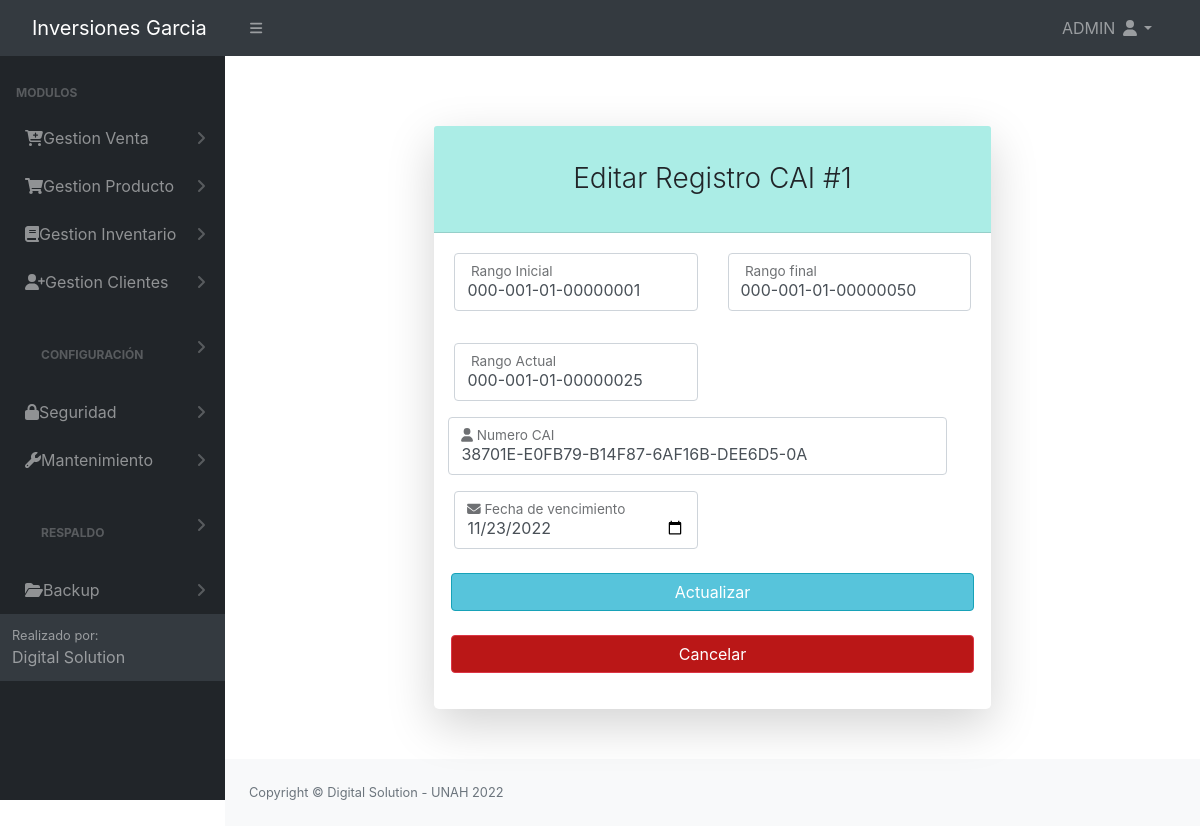
/src/modificar_CAI.php?id=1 (signed in), run on the app's committed database.
### tables this page shows
CREATE TABLE `tbl_config_empresa` (
  `id` int(11) NOT NULL AUTO_INCREMENT,
  `nombre` varchar(120) NOT NULL,
  `eslogan` varchar(300) DEFAULT NULL,
  `rtn` varchar(16) DEFAULT NULL,
  `tel` varchar(10) DEFAULT NULL,
  `correo` varchar(40) DEFAULT NULL,
  `direccion` varchar(200) DEFAULT NULL,
  `logo` longblob DEFAULT NULL,
  PRIMARY KEY (`id`)
);

CREATE TABLE `tbl_permisos` (
  `id_permiso` int(11) NOT NULL AUTO_INCREMENT,
  `id_rol` int(11) NOT NULL,
  `permiso_insercion` int(11) NOT NULL,
  `permiso_eliminacion` int(11) NOT NULL,
  `permiso_modificar` int(11) NOT NULL,
  `permiso_consultar` int(11) NOT NULL,
  `id_objeto` int(11) NOT NULL,
  `pdf` int(11) NOT NULL,
  PRIMARY KEY (`id_permiso`),
  KEY `id_objeto` (`id_objeto`),
  KEY `id_rol` (`id_rol`)
);

CREATE TABLE `tbl_modulos` (
  `id_objeto` int(11) NOT NULL AUTO_INCREMENT,
  `Objeto` varchar(100) NOT NULL,
  `descripcion_objeto` varchar(30) NOT NULL,
  `id_padre` int(11) NOT NULL,
  `URL` varchar(100) NOT NULL,
  PRIMARY KEY (`id_objeto`)
);

CREATE TABLE `tbl_cai` (
  `id` int(11) NOT NULL AUTO_INCREMENT,
  `rango_inicial` varchar(30) NOT NULL,
  `rango_final` varchar(30) NOT NULL,
  `rango_actual` varchar(30) NOT NULL,
  `numero_CAI` varchar(100) NOT NULL,
  `fecha_vencimiento` date DEFAULT NULL,
  `id_usuario` int(11) NOT NULL,
  PRIMARY KEY (`id`),
  KEY `id_usuario` (`id_usuario`),
  CONSTRAINT `tbl_cai_ibfk_1` FOREIGN KEY (`id_usuario`) REFERENCES `tbl_usuario` (`id_usuario`) ON DELETE CASCADE ON UPDATE CASCADE
);

### config/conex.php (called while the page is built, shortened)
<?php
     function getConexion()
    {
        $db = new PDO('mysql:host=localhost:3306;dbname=bd_inversiones_garcia', 'root', '');
        return $db;
    }
?>

### controladores/controlador_CAI.php (called while the page is built, shortened)
<?php
    require_once '../modelos/modelo_CAI.php';
    include_once '../modelos/modelo_principal.php';
    include_once('../Login/header.php');
    $id = $_SESSION['rol'];
    $sql = mysqli_query($conn, "SELECT * FROM tbl_permisos where ID_OBJETO = 22 and ID_ROL = '$id'");
                    foreach ($value as $registro) {?>
                <?php   }
    function obtenerCAI($id)
    {
        $modeloCAI = new CAI();
        $resultado = $modeloCAI->obtenerCAI($id);
        return $resultado;
    }
?>

### modelos/modelo_CAI.php (called while the page is built, shortened)
<?php
    class CAI{
        private $db;
        public function __construct(){
            $this->db = getConexion();
        }
        private function setNames(){
            return $this->db->query("SET NAMES 'utf8'");
        }
        public function obtenerCAI($id)
        {
            $this->db = getConexion();
            $this->setNames();
            $sql = "SELECT * from tbl_cai where id = $id;";
            $resultado = $this->db->query($sql);
            $fila = $resultado->fetch(PDO::FETCH_ASSOC);
            return $fila;
            $this->db = null;
        }
    }
?>

### src/modificar_CAI.php (the view, shortened to what this page needs)
<?php
include_once('../Login/header.php');
require_once '../controladores/controlador_CAI.php';
$id = $_GET['id'];
if (!empty($_GET)) {
    $row = obtenerCAI($id);
}
?>
<br><br><br><br><br><br><br>
<main>
    <div class="container" style="margin-top: -200px; margin-bottom: 20px;">
        <div class="row justify-content-center">
            <div class="col-lg-7">
                <div class="card shadow-lg border-0 rounded-lg mt-5">
                    <div class="card-header" style="background-color: rgb(171, 237, 230);">
                        <h3 class="text-center font-weight-light my-4">Editar Registro CAI #<?= $row['id']  ?></h3>
                    </div>
                    <div class="card-body">
                    <form class="needs-validation" method="POST">
                            <div class="row mb-3">
                                <div class="col-md-6">
                                    <div class="form-floating mb-3 mb-md-0">
                                        <input class="form-control" value="<?= $row['rango_inicial'] ?>"  name="txtrango_inicial" id="txtrango_inicial" type="text" placeholder="Rango Incial" autocomplete="nope" size="25" required />
                                        <label for="inputFirstName"><i class=""></i>&nbsp;Rango Inicial</label>
                                    </div>
                                </div>
                            <div class="col-md-6">
                                <div class="form-floating mb-3">
                                    <input class="form-control" name="txtrango_final" id="txtrango_final" type="text" value="<?= $row['rango_final'] ?>" placeholder="Rango Final" autocomplete="nope" size="25" required/>
                                    <label for="inputFirstName"><i class=""></i>&nbsp;Rango final</label>
                                </div>
                            </div>
                            </div>
                            <div class="row mb-3">
                                <div class="col-md-6">
                                <div class="form-floating mb-3">
                                <input class="form-control" name="txtrango_actual" id="txtrango_actual" type="text" value="<?= $row['rango_actual'] ?>" placeholder="Rango Actual" autocomplete="nope" size="25" />
                                <label for="inputFirstName"><i class=""></i>&nbsp;Rango Actual</label>
                            </div>
                                </div>
                            <div class="row mb-3">
                                <div class="col-md-15">
                                    <div class="form-floating mb-3 mb-md-0">
                                        <input class="form-control" value="<?= $row['numero_CAI'] ?>"  name="txtnumero_CAI" id="txtnumero_CAI" type="text" placeholder="Enter your first name" autocomplete="nope" size="50" />
                                        <label for="inputFirstName"><i class="fas fa-user icon"></i>&nbsp;Numero CAI</label>
                                    </div>
                                </div>
                            </div>
                            <div class="col-md-6">
                            <div class="form-floating mb-3 mb-md-0">
                                <?php
                                $fecha_vencimiento = date('Y-m-d', strtotime($row['fecha_vencimiento']));
                                ?>
                                <input class="form-control" value="<?= $fecha_vencimiento ?>" id="txtfecha_vencimiento" name="txtfecha_vencimiento" type="date" required />
                                <label for="inputEmail"><i class="fas fa-envelope icon"></i>&nbsp;Fecha de vencimiento</label>
                            </div>
                        </div>
                            <div class="mt-4 mb-0">
                                <div class="d-grid"><input type="submit" id="submit-btn" class="btn btn-info" style="background-color:rgba(46, 182, 210, 0.8)" value="Actualizar" />
                                </div>
                                <div class="mt-4 mb-0">
                                    <div class="d-grid"><input type="button" onclick="window.location.href='../src/CAI.php'" id="button" class="btn btn-danger btn-lock" style="background-color:rgba(180, 0, 0, 0.91);" value="Cancelar" />
                                </div>
                            </div>
                        </form>
                    </div>
                </div>
            </div>
        </div>
</main>
<?php
include_once('../Login/footer.php');
?>

### Login/header.php (shortened to what this page needs)
<?php
if (!empty($_SESSION)) {
    $nombre = $_SESSION['nombre'];
}
else
{
    header('Location: ../Login/login.php?loggeado=false');
}
include '../config/conn.php';
$sql1 = mysqli_query($conn, "SELECT * FROM tbl_config_empresa where id = 1");
$rom = mysqli_fetch_array($sql1);
?>
<!DOCTYPE html>
<html lang="en">
    <head>
        <link href="https://cdn.jsdelivr.net/npm/simple-datatables@latest/dist/style.css" rel="stylesheet" />
        <link href="../dist/css/styles.css" rel="stylesheet" />
        <link rel="stylesheet" href="../Login/vendors/x/dist/notiflix-3.2.5.min.css" />
        <link rel="stylesheet" href="https://cdnjs.cloudflare.com/ajax/libs/twitter-bootstrap/4.1.3/css/bootstrap.css">
        <link rel="stylesheet" href="https://cdn.datatables.net/1.10.20/css/dataTables.bootstrap4.min.css">
        <link rel="stylesheet" type="text/css" href="assets/css/main.css">
        <link rel="stylesheet" type="text/css" href="assets/css/style.css">
        <link href="https://cdn.jsdelivr.net/npm/bootstrap@5.1.3/dist/css/bootstrap.min.css" rel="stylesheet">
        <link href="../dist/css/contenedor.css" rel="stylesheet" />
        <link href="../Login/vendors/bootstrap/dist/css/bootstrap.min.css" rel="stylesheet">
        <link rel="stylesheet" href="../Login/vendors/notiflix/dist/notiflix-3.2.5.min.css" />
        <link rel="stylesheet" href="https://cdnjs.cloudflare.com/ajax/libs/font-awesome/5.7.2/css/all.min.css" />
        <link rel="stylesheet" href="https://cdnjs.cloudflare.com/ajax/libs/simple-line-icons/2.4.1/css/simple-line-icons.css" />
        <link rel="stylesheet" href="https://cdn.datatables.net/1.10.19/css/jquery.dataTables.min.css" />
        <link rel="stylesheet" href="https://cdn.datatables.net/buttons/1.5.6/css/buttons.dataTables.min.css" />
    </head>
    <body class="sb-nav-fixed">
        <nav class="sb-topnav navbar navbar-expand navbar-dark bg-dark">
            <a class="navbar-brand ps-3" id="titulo_menu" href="../dist/home.php"> <?= $rom['nombre'] ?> </a>
            <button class="btn btn-link btn-sm order-1 order-lg-0 me-4 me-lg-0" id="sidebarToggle" href="#!"><i class="fas fa-bars"></i></button>
            <ul class="navbar-nav ms-auto ms-md-0 me-3 me-lg-4">
                <li class="nav-item dropdown">
                <a class="nav-link dropdown-toggle" id="navbarDropdown" href="#" role="button" data-bs-toggle="dropdown" aria-expanded="false"><?= $nombre ?> <i class="fas fa-user fa-fw"></i></a>
                </li>
            </ul>
        </nav>
        <div id="layoutSidenav">
            <div id="layoutSidenav_nav">
                <nav class="sb-sidenav accordion sb-sidenav-dark" id="sidenavAccordion">
                    <div class="sb-sidenav-menu">
                        <div class="nav">
                            <div class="sb-sidenav-menu-heading">Modulos</div>
                            <?php
                            $rol = $_SESSION['rol'];
                            $result = mysqli_query($conn, "select * from tbl_modulos tm inner join tbl_permisos tp ON tm.ID_OBJETO = tp.ID_OBJETO where tm.ID_PADRE = 0 and tp.permiso_consultar = 1 and tp.ID_ROL = '$rol'"); ?>
                            <?php foreach ($result as $i) : ?>
                                <a class="nav-link collapsed" href="#" data-bs-toggle="collapse" data-bs-target="#pagesCollapsePersonas<?= $i['id_objeto'] ?>" aria-expanded="false" aria-controls="pagesCollapseError">
                                    &nbsp;&nbsp;<?= $i['Objeto'] ?>
                                    <div class="sb-sidenav-collapse-arrow"><i class="fas fa-angle-down"></i></div>
                                </a>
                            <?php endforeach; ?>
                    </div>
                    <div class="sb-sidenav-footer">
                        <div class="small">Realizado por:</div>
                        Digital Solution
                    </div>
                </nav>
            </div>
            <div id="layoutSidenav_content"> <br>

### src/assets/css/style.css (style rules this page uses)
.col-md-6 { -webkit-box-flex: 0; -ms-flex: 0 0 50%; flex: 0 0 50%; max-width: 100%; }
.row { display: -webkit-box; display: -ms-flexbox; display: flex; -ms-flex-wrap: wrap; flex-wrap: wrap; margin-right: -5px; margin-left: -5px; }

### data on the page
tbl_config_empresa: nombre "Inversiones Garcia"
tbl_permisos: id_objeto.Objeto "Gestion Venta"
tbl_permisos: id_objeto.Objeto "Gestion Producto"
tbl_permisos: id_objeto.Objeto "Gestion Inventario"
tbl_permisos: id_objeto.Objeto "Gestion Clientes"
tbl_permisos: id_objeto.Objeto "CONFIGURACIÓN"
tbl_permisos: id_objeto.Objeto "Seguridad"
tbl_permisos: id_objeto.Objeto "Mantenimiento"
tbl_permisos: id_objeto.Objeto "RESPALDO"
tbl_permisos: id_objeto.Objeto "Backup"
tbl_cai: id "1", txtrango_inicial "000-001-01-00000001", txtrango_final "000-001-01-00000050", txtrango_actual "000-001-01-00000025", txtnumero_CAI "38701E-E0FB79-B14F87-6AF16B-DEE6D5-0A", txtfecha_vencimiento "11/23/2022"

### other printed values
$nombre "ADMIN"
